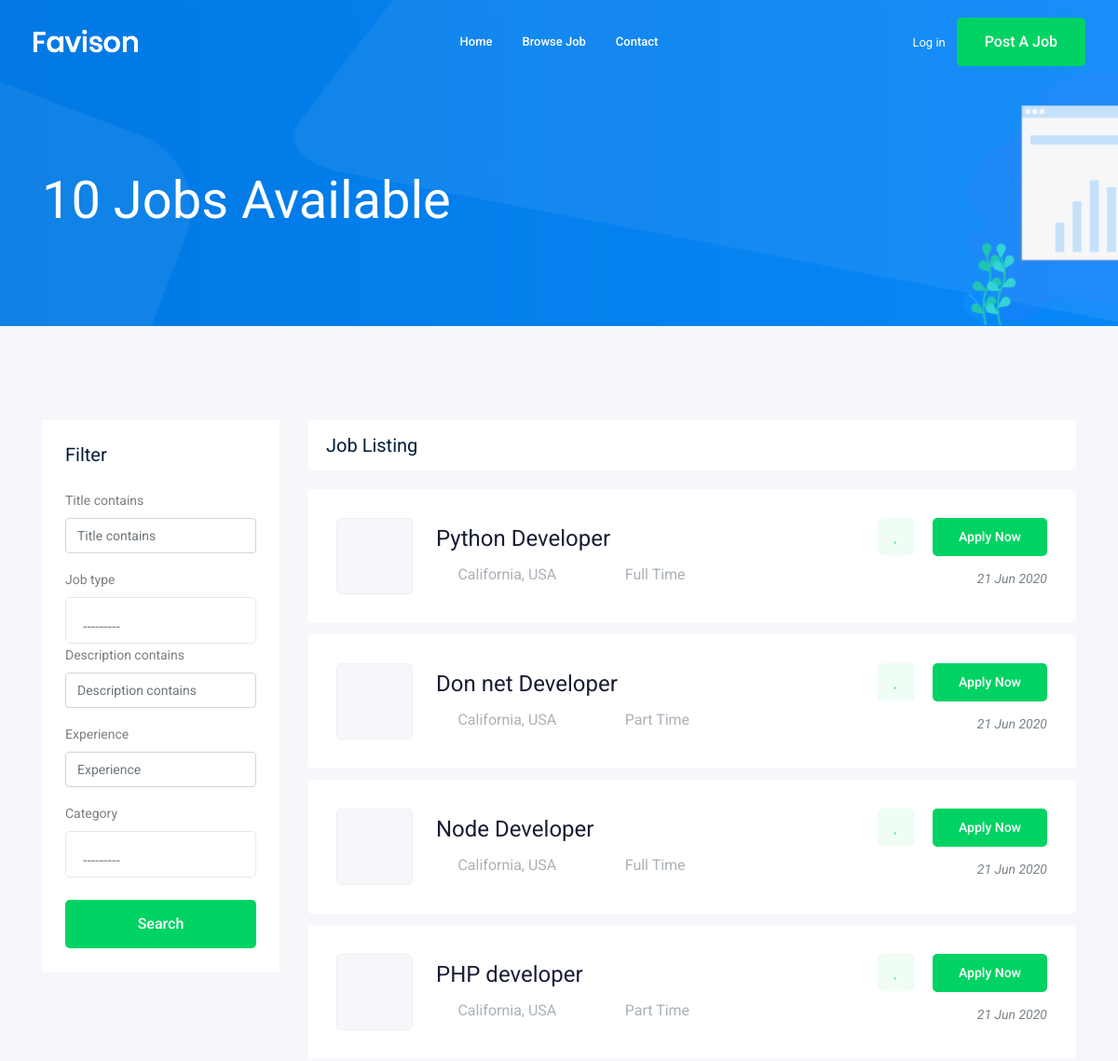
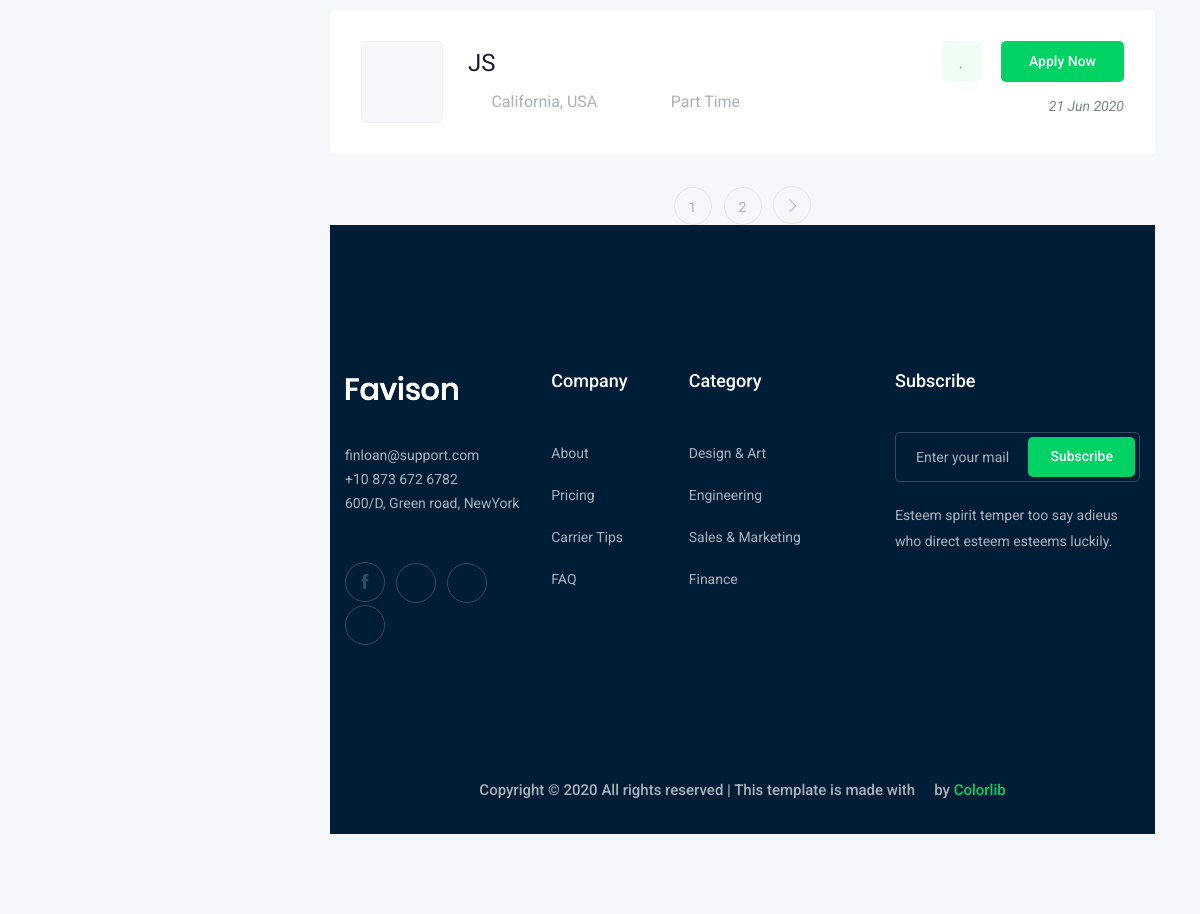
Screenshot of /jobs/ with the database file from the repository (2 pictures, top to bottom).
### job/models.py (models this page shows, shortened)
class Job(models.Model):
    owner = models.ForeignKey(User, on_delete=models.CASCADE)
    JOB_TYPE = [
        ('Full Time', 'Full Time'),
        ('Part Time', 'Part Time'),
    ]
    title = models.CharField(max_length=50)
    job_type = models.CharField(choices=JOB_TYPE, max_length=50)
    description = models.TextField(max_length=1000)
    vacancy = models.IntegerField(default=1)
    salary = models.IntegerField(default=0)
    experience = models.IntegerField(default=0)
    published_at = models.DateField(auto_now=True)
    category = models.ForeignKey(Category, on_delete=models.CASCADE)
    image = models.ImageField(upload_to=image_upload)
    slug = models.SlugField(null=True, blank=True)

### job/views.py (the view)
# urls.py: path('', views.job_list, name='job_list'),
def job_list(request):
    jobs = Job.objects.all()
    jobs_filter = JobFilter(request.GET, queryset=jobs)
    jobs = jobs_filter.qs
    paginator = Paginator(jobs, 5)  # Show 5 contacts per page.
    page_number = request.GET.get('page')
    page_obj = paginator.get_page(page_number)
    context = {
        'jobs': page_obj,
        'jobs_num': jobs,
        'jobs_filter': jobs_filter
    }
    return render(request, 'job/job_list.html', context)

### job/models.py (called while the page is built)
    def __str__(self):
        return self.name

### job/templates/job/job_list.html (shortened to what this page needs)
{% extends 'base.html' %}
{% load bootstrap4 %}
{% block content %}
<div class="bradcam_area bradcam_bg_1">
    <div class="container">
        <div class="row">
            <div class="col-xl-12">
                <div class="bradcam_text">
                    <h3>{{jobs_num.count}} Jobs Available</h3>
                </div>
            </div>
        </div>
    </div>
</div>
<div class="job_listing_area plus_padding">
    <div class="container">
        <div class="row">
            <div class="col-lg-3">
                <div class="job_filter white-bg">
                    <div class="form_inner white-bg">
                        <h3>Filter</h3>
                        <form method="GET">
                            {% bootstrap_form jobs_filter.form %}
                            <button class="boxed-btn3 w-100 mt-4" type="submit">Search</button>
                        </form>
                    </div>
                </div>
            </div>
            <div class="col-lg-9">
                <div class="recent_joblist_wrap">
                    <div class="recent_joblist white-bg ">
                        <div class="row align-items-center">
                            <div class="col-md-6">
                                <h4>Job Listing</h4>
                            </div>
                        </div>
                    </div>
                </div>
                {% for job in jobs %}
                <div class="job_lists m-0">
                    <div class="row">
                        <div class="col-lg-12 col-md-12">
                            <div class="single_jobs white-bg d-flex justify-content-between">
                                <div class="jobs_left d-flex align-items-center">
                                    <div class="thumb">
                                    </div>
                                    <div class="jobs_conetent">
                                        <a href="{% url 'jobs:job_detail' job.slug %}">
                                            <h4>{{job.title}}</h4>
                                        </a>
                                        <div class="links_locat d-flex align-items-center">
                                            <div class="location">
                                                <p> <i class="fa fa-map-marker"></i> California, USA</p>
                                            </div>
                                            <div class="location">
                                                <p> <i class="fa fa-clock-o"></i> {{job.job_type}}</p>
                                            </div>
                                        </div>
                                    </div>
                                </div>
                                <div class="jobs_right">
                                    <div class="apply_now">
                                        <a class="heart_mark" href="#"> <i class="fa fa-heart"></i> </a>
                                        <a href="{% url 'jobs:job_detail' job.slug %}" class="boxed-btn3">Apply Now</a>
                                    </div>
                                    <div class="date">
                                        <p>{{job.published_at|date:'d M o'}}</p>
                                    </div>
                                </div>
                            </div>
                        </div>
                    </div>
                    {% endfor %}
                    {% if jobs.has_other_pages %}
                    <div class="row">
                        <div class="col-lg-12">
                            <div class="pagination_wrap">
                                <ul>
                                    {% for i in jobs.paginator.page_range %}
                                    <li><a href="?page={{i}}"><span>{{i}}</span></a></li>
                                    {% endfor %}
                                    {% if jobs.has_next %}
                                    <li><a href="?page={{ jobs.next_page_number }}"> <i class="ti-angle-right"></i> </a>
                                    </li>
                                    {% endif %}
                                </ul>
                            </div>
                        </div>
                    </div>
                    {% endif %}
                </div>
            </div>
        </div>
    </div>
</div>
{% endblock %}

### rows the page displays
Job: title "Python Developer", job_type "Full Time", published_at "21 Jun 2020"
Job: title "Don net Developer", job_type "Part Time", published_at "21 Jun 2020"
Job: title "Node Developer", job_type "Full Time", published_at "21 Jun 2020"
Job: title "PHP developer", job_type "Part Time", published_at "21 Jun 2020"
Job: title "JS", job_type "Part Time", published_at "21 Jun 2020"

### other values shown
{{ jobs_num.count }} "10"
{{ i }} "1" "2"
